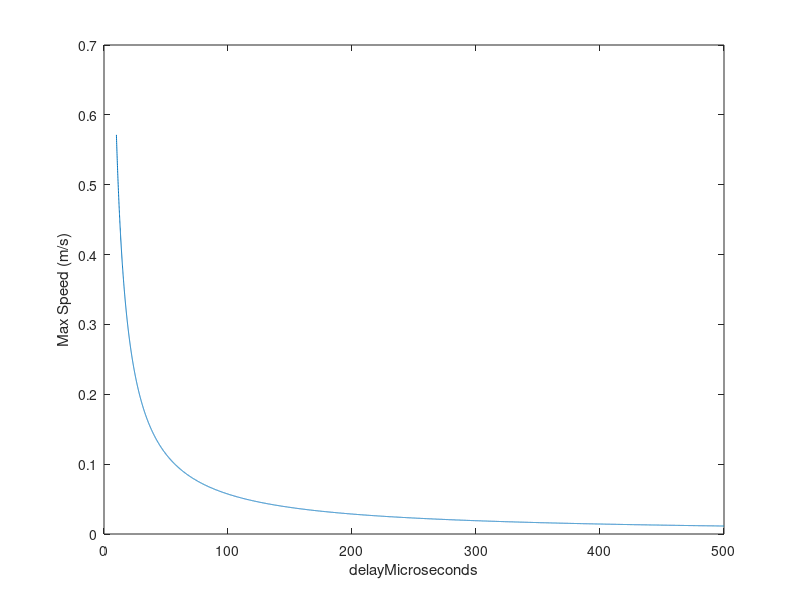
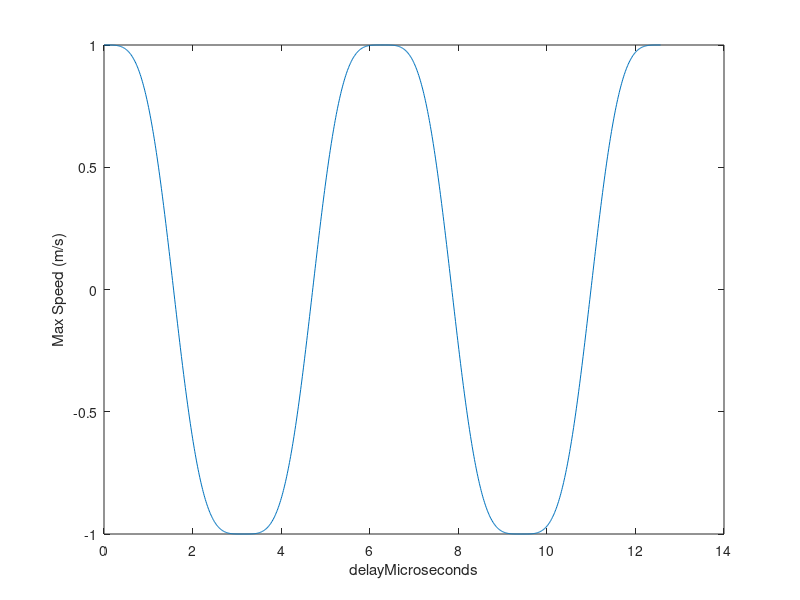
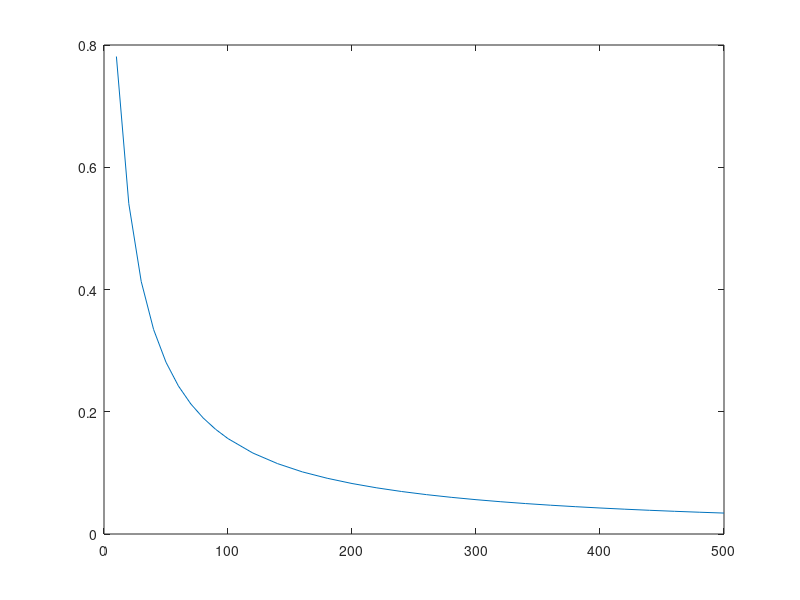
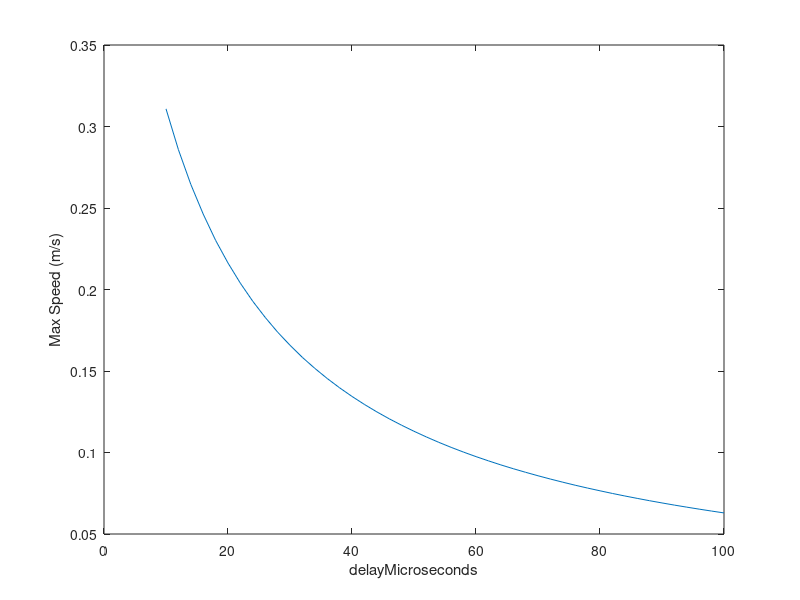

Reproduce these figures in MATLAB, in order.
length = 47.9; %cm
PulseperRev = 3200;
circumference = 11.64*pi; %mm
pulsetime = linspace(10,500,10000); %microseconds
speed = 10^-3*circumference./PulseperRev./(2.*pulsetime/10^6);
figure(1);
plot(pulsetime,speed);
xlabel('delayMicroseconds');
ylabel('Max Speed (m/s)');
figure(2);
x = linspace(0,4*pi,1000);
y = sin(pi/2*cos(x));
plot(x,y);
xlabel('delayMicroseconds');
ylabel('Max Speed (m/s)');


pmeas = [10,20,30,40,50,60,70,80,90,100];
pmeas = [pmeas,120:20:500];
tmeas = [3.026,4.374,5.720,7.066,8.413,9.760,11.107,12.454,13.800,15.147, ...
    17.839,20.533,23.266,25.919,28.614,31.307,34,36.694,39.387,42.082, ...
    44.775,47.467,50.161,52.853,55.547,58.241,60.934,63.628,66.321,69.014];

%spmeas = 0.479/2*(pi^2./tmeas).*sin(pi^2./tmeas).*cos(pi/2.*cos(pi^2./tmeas));
spmeas = 0.479/2*(pi^2./tmeas).*sin(pi/2).*cos(pi/2.*cos(pi/2));
figure(3);
plot(pmeas,spmeas);

pmeas = [10:2:100];
spmeas = [0.310837119,0.285799523,0.264494754,0.246272494,0.230177799,0.216252822,0.203829787,...
    0.192756539,0.182894234,0.173865699,0.165801315,0.158347107,0.151630263,0.145415908,...
    0.139690872,0.134399551,0.129494458,0.124934794,0.120685311,0.116743846,0.113025012,...
    0.109535788,0.10623198,0.103143842,0.100230174,0.097476597,0.094889065,0.092399691,...
    0.090071455,0.087857667,0.085734741,0.083711989,0.081782482,0.079926581,0.078178554,...
    0.076505351,0.074878849,0.073331292,0.071857186,0.070420465,0.069059977,0.0677319,...
    0.066472384,0.065249966,0.064071696,0.062935225];%,0.061838368];
figure(4);
plot(pmeas,spmeas);
xlabel('delayMicroseconds');
ylabel('Max Speed (m/s)');


